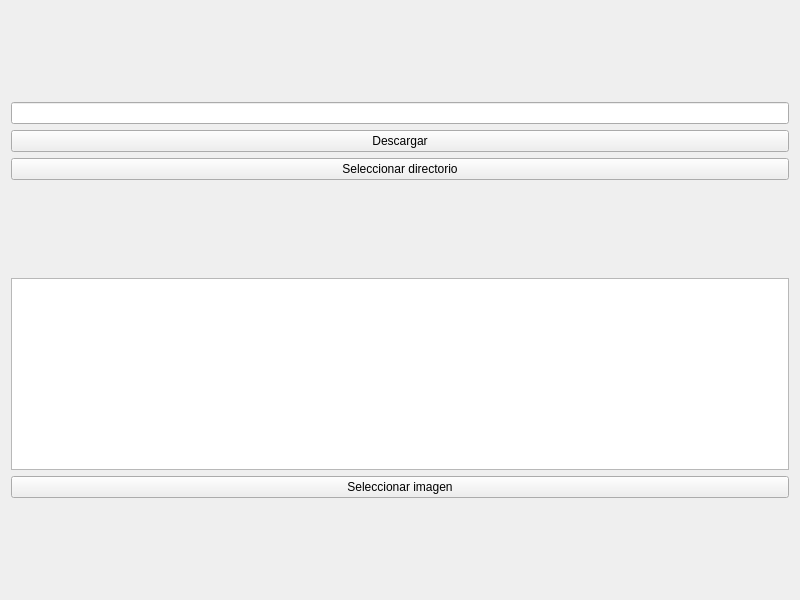
<?xml version="1.0" encoding="UTF-8"?>
<ui version="4.0">
 <class>Window</class>
 <widget class="QWidget" name="Window">
  <property name="geometry">
   <rect>
    <x>0</x>
    <y>0</y>
    <width>800</width>
    <height>600</height>
   </rect>
  </property>
  <property name="windowTitle">
   <string>Window</string>
  </property>
  <layout class="QGridLayout" name="gridLayout">
   <item row="2" column="0">
    <widget class="QPushButton" name="pbUrl">
     <property name="text">
      <string>Descargar</string>
     </property>
    </widget>
   </item>
   <item row="6" column="0">
    <widget class="QPushButton" name="pbImage">
     <property name="text">
      <string>Seleccionar imagen</string>
     </property>
    </widget>
   </item>
   <item row="4" column="0">
    <spacer name="verticalSpacer_2">
     <property name="orientation">
      <enum>Qt::Vertical</enum>
     </property>
     <property name="sizeHint" stdset="0">
      <size>
       <width>20</width>
       <height>40</height>
      </size>
     </property>
    </spacer>
   </item>
   <item row="7" column="0">
    <spacer name="verticalSpacer">
     <property name="orientation">
      <enum>Qt::Vertical</enum>
     </property>
     <property name="sizeHint" stdset="0">
      <size>
       <width>20</width>
       <height>40</height>
      </size>
     </property>
    </spacer>
   </item>
   <item row="1" column="0">
    <widget class="QLineEdit" name="leUrl"/>
   </item>
   <item row="5" column="0">
    <widget class="QPlainTextEdit" name="leText"/>
   </item>
   <item row="0" column="0">
    <spacer name="verticalSpacer_3">
     <property name="orientation">
      <enum>Qt::Vertical</enum>
     </property>
     <property name="sizeHint" stdset="0">
      <size>
       <width>20</width>
       <height>40</height>
      </size>
     </property>
    </spacer>
   </item>
   <item row="3" column="0">
    <widget class="QPushButton" name="pbSelectDirectory">
     <property name="text">
      <string>Seleccionar directorio</string>
     </property>
    </widget>
   </item>
  </layout>
 </widget>
 <resources/>
 <connections/>
</ui>
